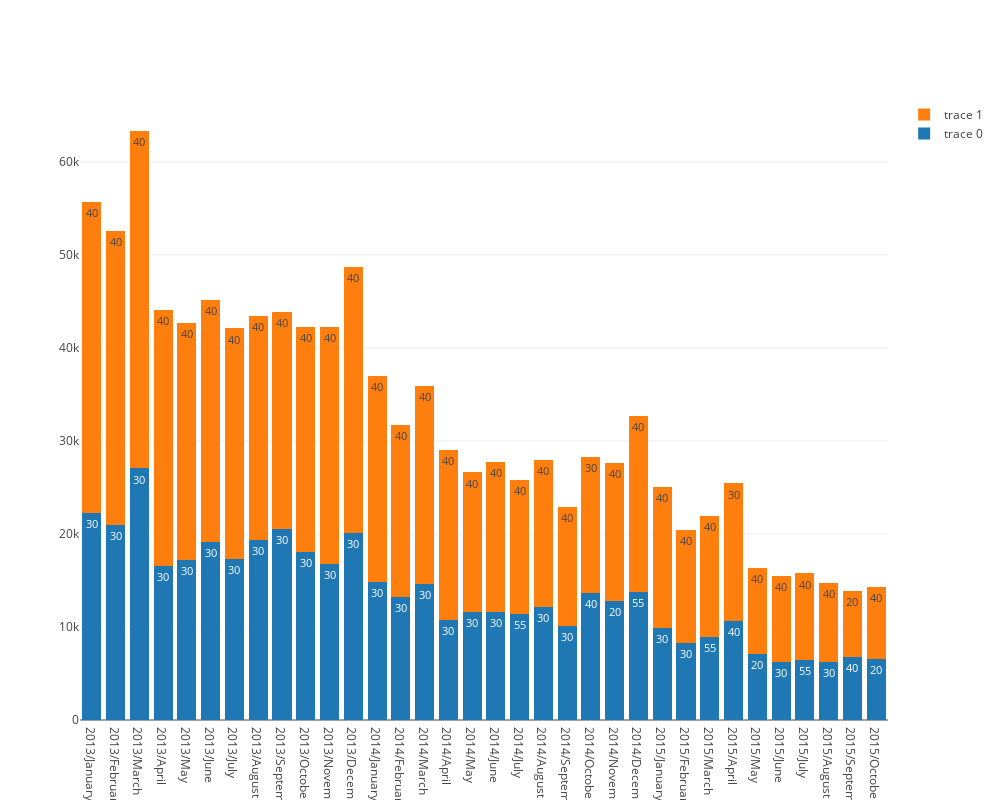

The cell this chart's notebook holds for it:
### Code cell
df = train_clean.pivot_table(index=['item_category_id'],
                       columns=['date_block_num'], values=['item_cnt_day'], aggfunc='sum', fill_value=0)

df.columns = df.columns.droplevel(0)

months = train_clean['date_block_num'].nunique()

for month in range(months):
    
    if month == 0:
        aux = df[[month]].reset_index()
        
        norm_sum = aux[month].sum() / 100
        
        aux = aux.nlargest(n=n_max, columns=[month]).sort_values(by=month, ascending=True)
        aux.index = pd.RangeIndex(len(aux.index))
        
        df_n = aux.nlargest(n=n_max, columns=[month]).sort_values(by=month, ascending=True)

        df_n[str(month)+'_%'] = df_n.loc[:, month] / norm_sum
       
    else:
        aux = df[[month]].reset_index()
        
        norm_sum = aux[month].sum() / 100
        
        aux = aux.nlargest(n=n_max, columns=[month]).sort_values(by=month, ascending=True)
        aux.index = pd.RangeIndex(len(aux.index))
        
        df_n[['item_category_id_'+str(month), month]] = aux.nlargest(n=n_max, columns=[month]).sort_values(by=month, ascending=True) 
        
        df_n[str(month)+'_%'] = df_n.loc[:, month] / norm_sum     
        
data = df_n.values.reshape((n_max, months, 3))

a = pd.date_range(start='1/2013', periods=months, freq='M')

date = [ str(a.year[month]) + '/' + str(a.month_name()[month]) for month in range(months)]

trace = [ 
            go.Bar(
            x=date,
            y=data[i, :, 1],
            text=data[i, :, 0],
            textposition = 'auto',        
            )
        for i in range(n_max)]

layout = go.Layout(
                    barmode='stack',
                    width=1000,
                    height=800,
         )

fig = go.Figure(data=trace, layout=layout)

iplot(fig, filename='stacked-bar')

### Figure 1 — Plotly figure (JSON) as saved in the notebook; plotly's stock layout.template omitted (floating-point values rounded to 4 significant figures)
{"data": [{"text": [30, 30, 30, 30, 30, 30, 30, 30, 30, 30, 30, 30, 30, 30, 30, 30, 30, 30, 55, 30, 30, 40, 20, 55, 30, 30, 55, 40, 20, 30, 55, 30, 40, 20], "textposition": "auto", "type": "bar", "uid": "f28ac7b2-2a9c-4ff1-9adb-dfe75898c611", "x": ["2013/January", "2013/February", "2013/March", "2013/April", "2013/May", "2013/June", "2013/July", "2013/August", "2013/September", "2013/October", "2013/November", "2013/December", "2014/January", "2014/February", "2014/March", "2014/April", "2014/May", "2014/June", "2014/July", "2014/August", "2014/September", "2014/October", "2014/November", "2014/December", "2015/January", "2015/February", "2015/March", "2015/April", "2015/May", "2015/June", "2015/July", "2015/August", "2015/September", "2015/October"], "y": [22216, 20966, 27045, 16548, 17223, 19146, 17285, 19340, 20513, 18049, 16794, 20088, 14883, 13204, 14632, 10755, 11604, 11645, 11371, 12142, 10130, 13639, 12834, 13786, 9912, 8288, 8881, 10683, 7130, 6202, 6474, 6222, 6779, 6596]}, {"text": [40, 40, 40, 40, 40, 40, 40, 40, 40, 40, 40, 40, 40, 40, 40, 40, 40, 40, 40, 40, 40, 30, 40, 40, 40, 40, 40, 30, 40, 40, 40, 40, 20, 40], "textposition": "auto", "type": "bar", "uid": "159f4d0c-1bf8-48a4-9e9a-359fd57a8c71", "x": ["2013/January", "2013/February", "2013/March", "2013/April", "2013/May", "2013/June", "2013/July", "2013/August", "2013/September", "2013/October", "2013/November", "2013/December", "2014/January", "2014/February", "2014/March", "2014/April", "2014/May", "2014/June", "2014/July", "2014/August", "2014/September", "2014/October", "2014/November", "2014/December", "2015/January", "2015/February", "2015/March", "2015/April", "2015/May", "2015/June", "2015/July", "2015/August", "2015/September", "2015/October"], "y": [33489, 31649, 36277, 27525, 25470, 25992, 24806, 24130, 23348, 24173, 25433, 28598, 22065, 18467, 21266, 18320, 15005, 16064, 14452, 15821, 12748, 14655, 14815, 18876, 15109, 12100, 13084, 14751, 9208, 9304, 9283, 8513, 7107, 7680]}], "layout": {"barmode": "stack", "height": 800, "width": 1000}}
